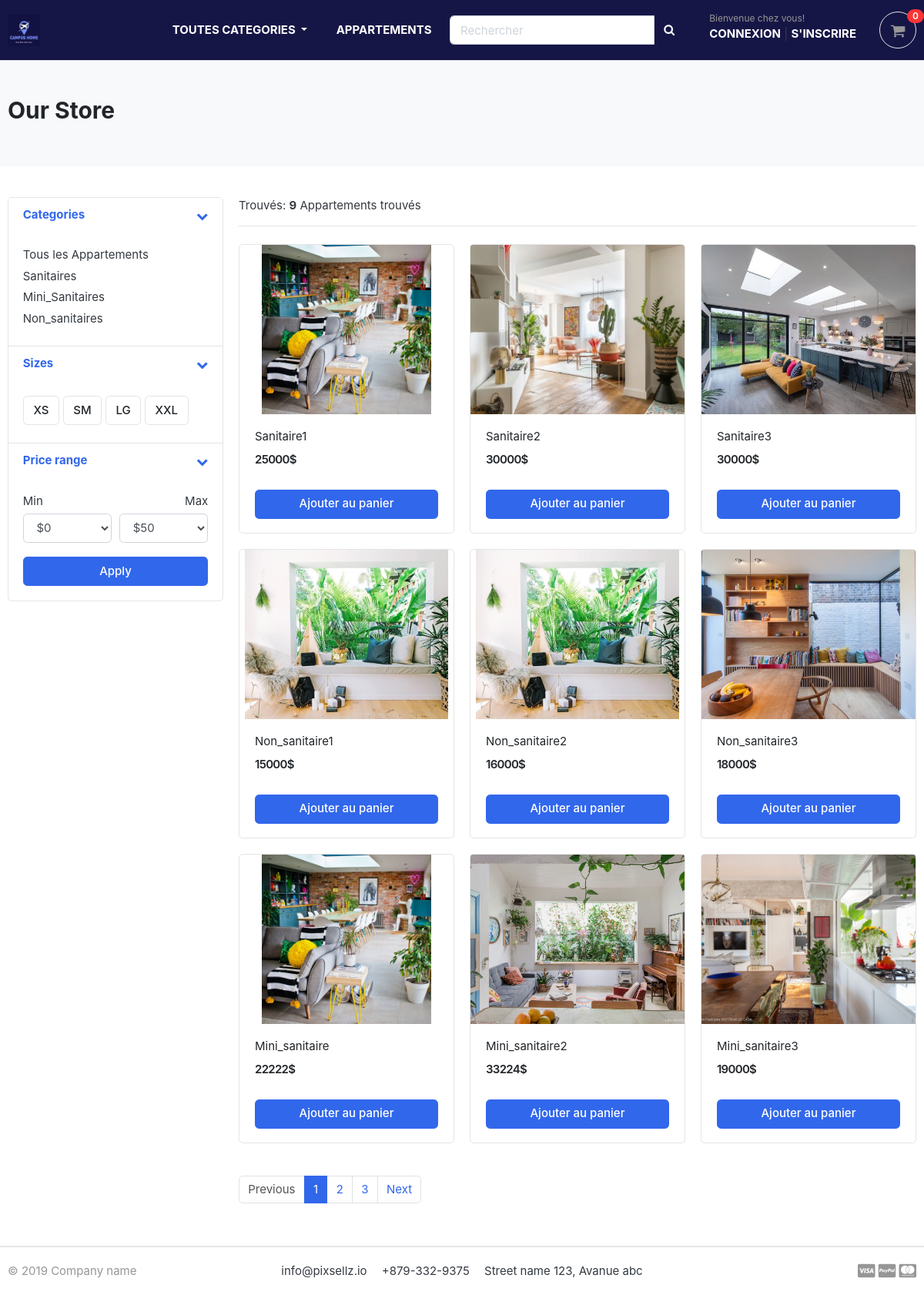
/store/, run on an earlier commit of the app's database.
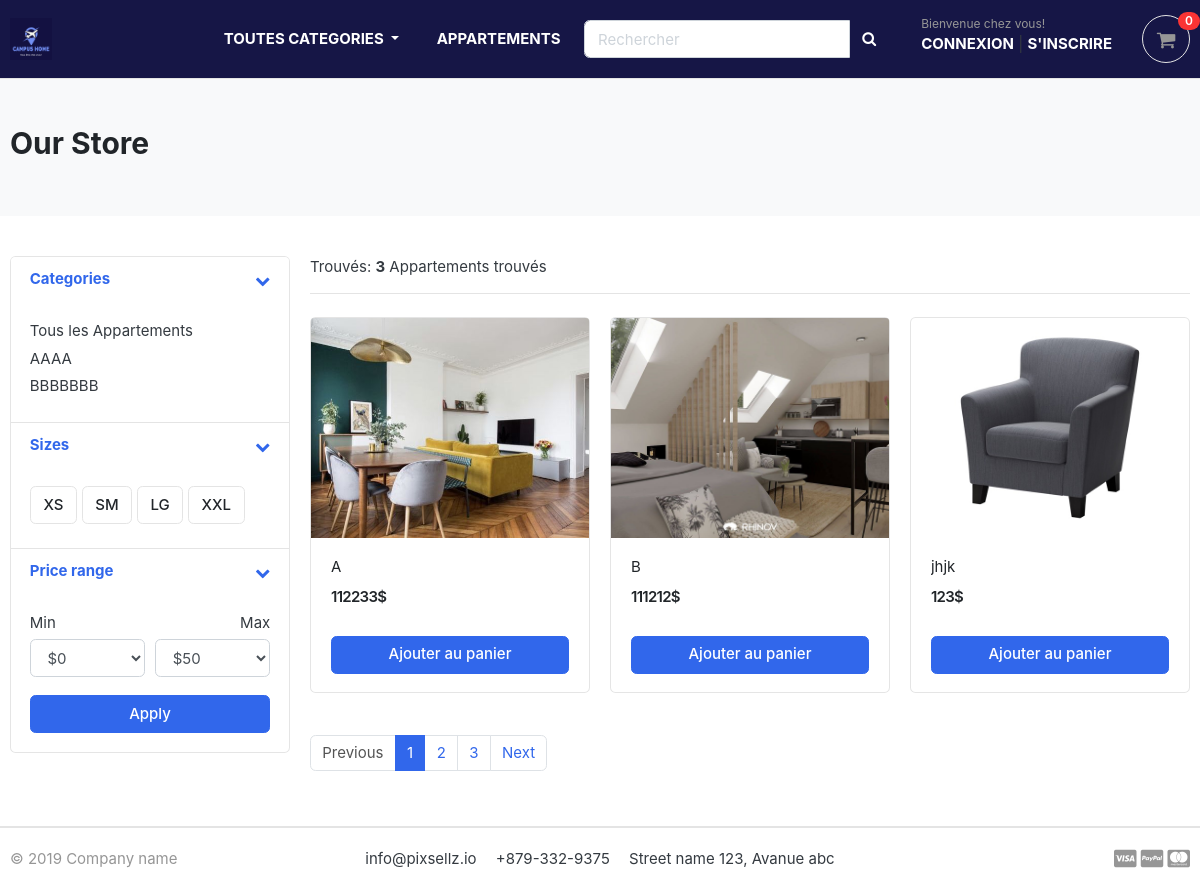
And on a later commit of the database.
### app/models.py (models this page shows, shortened)
class Category(models.Model):
    category_name = models.CharField(max_length=50, unique=True)
    slug = models.SlugField(max_length=100, unique=True)
    descritpion = models.TextField(max_length=255, blank=True)
    cat_image = models.ImageField(upload_to="photos/categories/", blank=True)
    class Meta:
        verbose_name = 'category'
        verbose_name_plural = 'categories'
    def get_url(self):
        return reverse('products_by_category', args=[self.slug])

### store/models.py (models this page shows, shortened)
class Product(models.Model):
    product_name = models.CharField(max_length=200, unique=True)
    slug         = models.SlugField(max_length=200, unique=True)
    descritpion  = models.TextField(max_length=500, blank=True)
    price        = models.IntegerField()
    images       = models.ImageField(upload_to = 'photos/products')
    stock        = models.IntegerField()
    is_available = models.BooleanField(default=True)
    category     = models.ForeignKey(Category, on_delete=models.CASCADE)
    created_date = models.DateTimeField(auto_now_add=True)
    modified_date= models.DateTimeField(auto_now_add=True)
    def get_url(self):
        return reverse('product_detail', args=[self.category.slug, self.slug])

### store/views.py (the view)
# urls.py: path('store/', include('store.urls')),
def store(request, category_slug = None):
    categories = None
    products = None
    if category_slug !=None:
        categories = get_object_or_404(Category, slug=category_slug)
        products = Product.objects.filter(category=categories, is_available=True)
        product_count = products.count()
    else:
         products = Product.objects.all().filter(is_available=True)
         product_count = products.count()
    context = {
        'products':products,
        'product_count': product_count,
    }
    return render(request, 'store/store.html', context)

### app/context_processors.py (called while the page is built)
def menu_links(request):
    links = Category.objects.all()
    return dict(links=links)

### templates/store/store.html (shortened to what this page needs)
{% extends 'base.html' %}
{% load static %}
{% block content %}
<section class="section-pagetop bg">
	<div class="container">
		<h2 class="title-page">Our Store</h2>
	</div>
</section>
<section class="section-content padding-y">
	<div class="container">
	<div class="row">
		<aside class="col-md-3">
	<div class="card">
		<article class="filter-group">
			<header class="card-header">
				<a href="#" data-toggle="collapse" data-target="#collapse_1" aria-expanded="true" class="">
					<i class="icon-control fa fa-chevron-down"></i>
					<h6 class="title">Categories</h6>
				</a>
			</header>
			<div class="filter-content collapse show" id="collapse_1" >
				<div class="card-body">
					<ul class="list-menu">
						<li><a href="{% url 'store' %}">Tous les Appartements</a></li>
						{% for category in links %}
					       <li><a href="{{ category.get_url }}">{{ category.category_name}}</a></li>
					    {% endfor %}
					</ul>
				</div>
			</div>
		</article>
		<article class="filter-group">
			<header class="card-header">
				<a href="#" data-toggle="collapse" data-target="#collapse_4" aria-expanded="true" class="">
					<i class="icon-control fa fa-chevron-down"></i>
					<h6 class="title">Sizes </h6>
				</a>
			</header>
			<div class="filter-content collapse show" id="collapse_4" >
				<div class="card-body">
				  <label class="checkbox-btn">
					<span class="btn btn-light"> XS </span>
				  </label>
				  <label class="checkbox-btn">
					<span class="btn btn-light"> SM </span>
				  </label>
				  <label class="checkbox-btn">
					<span class="btn btn-light"> LG </span>
				  </label>
				  <label class="checkbox-btn">
					<span class="btn btn-light"> XXL </span>
				  </label>
			</div>
			</div>
		</article>
		<article class="filter-group">
			<header class="card-header">
				<a href="#" data-toggle="collapse" data-target="#collapse_3" aria-expanded="true" class="">
					<i class="icon-control fa fa-chevron-down"></i>
					<h6 class="title">Price range </h6>
				</a>
			</header>
			<div class="filter-content collapse show" id="collapse_3">
				<div class="card-body">
					<div class="form-row">
					<div class="form-group col-md-6">
					  <label>Min</label>
						  <select class="mr-2 form-control">
							<option value="0">$0</option>
						</select>
					</div>
					<div class="form-group text-right col-md-6">
					  <label>Max</label>
						  <select class="mr-2 form-control">
							<option value="50">$50</option>
						</select>
					</div>
					</div>
					<button class="btn btn-block btn-primary">Apply</button>
				</div>
			</div>
		</article>
	</div>
		</aside>
		<main class="col-md-9">
	<header class="border-bottom mb-4 pb-3">
			<div class="form-inline">
				<span class="mr-md-auto">Trouvés: <b>{{product_count}}</b> Appartements trouvés </span>
			</div>
	</header>
	<div class="row">
		{% for product in products %}
		<div class="col-md-4">
			<figure class="card card-product-grid">
				<div class="img-wrap">
					<a href="{{ product.get_url }}"><img src="{{ product.images.url }}"></a>
				</div>
				<figcaption class="info-wrap">
					<div class="fix-height">
						<a href="{{ product.get_url }}" class="title">{{ product.product_name}}</a>
						<div class="price-wrap mt-2">
							<span class="price">{{ product.price }}$</span>
						</div>
					</div>
					<a href="#" class="btn btn-block btn-primary">Ajouter au panier</a>
				</figcaption>
			</figure>
		</div>
	    {% endfor %}
	</div>
	<nav class="mt-4" aria-label="Page navigation sample">
	  <ul class="pagination">
		<li class="page-item disabled"><a class="page-link" href="#">Previous</a></li>
		<li class="page-item active"><a class="page-link" href="#">1</a></li>
		<li class="page-item"><a class="page-link" href="#">2</a></li>
		<li class="page-item"><a class="page-link" href="#">3</a></li>
		<li class="page-item"><a class="page-link" href="#">Next</a></li>
	  </ul>
	</nav>
		</main>
	</div>
	</div>
	</section>
{% endblock %}

What changed in the data, as far as the page shows it:
removed Category: category_name "Sanitaires"
removed Category: category_name "Mini_Sanitaires"
removed Category: category_name "Non_sanitaires"
removed Product: images (picture), product_name "Sanitaire1", price "25000"
removed Product: images (picture), product_name "Sanitaire2", price "30000"
removed Product: images (picture), product_name "Sanitaire3", price "30000"
removed Product: images (picture), product_name "Non_sanitaire1", price "15000"
removed Product: images (picture), product_name "Non_sanitaire2", price "16000"
removed Product: images (picture), product_name "Non_sanitaire3", price "18000"
removed Product: images (picture), product_name "Mini_sanitaire", price "22222"
removed Product: images (picture), product_name "Mini_sanitaire2", price "33224"
removed Product: images (picture), product_name "Mini_sanitaire3", price "19000"
added Category: category_name "AAAA"
added Category: category_name "BBBBBBB"
added Product: images (picture), product_name "A", price "112233"
added Product: images (picture), product_name "B", price "111212"
added Product: images (picture), product_name "jhjk", price "123"
Also different on the page:
{{ product_count }}: "9" → "3"
